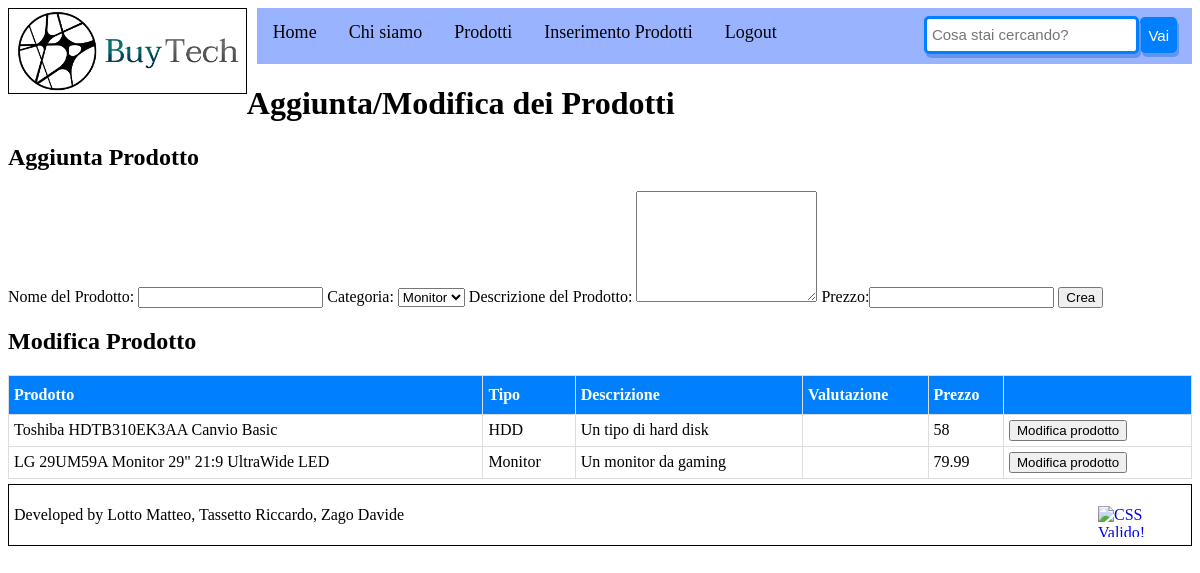
Page /Webpage/adminproducts.php (signed in) on the committed database.
### tables this page shows
CREATE TABLE Prodotto(
  	id int PRIMARY KEY AUTO_INCREMENT,
    nome varchar(150),
    categoria enum ('Monitor','HDD','SSD'),
    descrizione varchar(2000),
    valutazione float,
    prezzo float
);

### Webpage/php-script/connessione.php (called while the page is built, shortened)
<?php
   class DBAccess {
	public $connessione;
	public function openc() {
		$this->connessione=mysqli_connect(	static::HOST_DB,
											static::USERNAME,
											static::PASSWORD,
											static::DATABASE_NAME);
		if(!$this->connessione) {
			return false;
		} else {
			return true;
		}
	}
    public function getP(){
        $querySelect= "SELECT * FROM Prodotto";
		$queryResult= mysqli_query($this->connessione, $querySelect);
        $result=array();
        while($row=mysqli_fetch_assoc($queryResult)){
            $single=array("nome"=>$row["nome"],
                         "categoria"=>$row["categoria"],
                         "descrizione"=>$row["descrizione"],
                         "valutazione"=>$row["valutazione"],
                         "prezzo"=>$row["prezzo"],
                         "id"=>$row["id"]);
            array_push($result,$single);
        }
        return $result;
    }
	}
?>

### Webpage/adminproducts.php (the view, shortened to what this page needs)
<?php
require "php-script/connessione.php";
$DB=new DBAccess();
$DB->openc();
    $P=$DB->getP();
?>
<!DOCTYPE HTML>
<html lang="it">
<head>
<?php
	include "general/Meta.php";
?>
</head>
<body>
<?php
	include "general/Header.php";
?>
<h1>Aggiunta/Modifica dei Prodotti</h1>
<h2>Aggiunta Prodotto</h2>
<form id="aggiuntaProd" method="post" action="adminproducts.php">
<label for="nome">Nome del Prodotto:</label> <input type="text" name="nome"/>
<label for="categoria">Categoria:</label>
<select name="categoria">
  <option value="monitor">Monitor</option>
</select>
<label for="descrizione">Descrizione del Prodotto:</label> <textarea name="descrizione" rows="7"></textarea>
<label for="prezzo">Prezzo:</label><input type="text" name="prezzo"/>
<input type="submit" name="aggiungi" value="Crea"/>
</form>
<h2>Modifica Prodotto</h2>
        <table id="searchResult">
            <thead>
                <tr>
                    <th>Prodotto</th>
                    <th>Tipo</th>
                    <th>Descrizione</th>
                    <th>Valutazione</th>
                    <th>Prezzo</th>
					<th></th>
                </tr>
            </thead>
        <?php
		$result=$DB->getP();
        foreach($result as $x){
            echo "<tr>";
            echo "<td>";
            echo $x["nome"];
            echo "</td>";
            echo "<td>";
            echo $x["categoria"];
            echo "</td>";
            echo "<td>";
            echo $x["descrizione"];
            echo "</td>";
            echo "<td>";
            echo "</td>";
            echo "<td>";
            echo $x["prezzo"];
            echo "</td>";
			if(isset($_SESSION['login_user'])){
                $id=$x["id"];
                echo "<td>";
                echo "<form method='post' action='php-script/modificaProd.php'>";
                echo "<input type='submit' name='$id' value='Modifica prodotto'/>";
            }
            echo "</form>";
            echo "</td>";
            echo "</tr>";
        }
        ?>
        </table>
<?php
	include "general/Footer.php";
?>
</body>
</html>

### Webpage/style/style.css (style rules this page uses)
html { margin: 0; padding: 0; }
table { border-collapse: collapse; border: 1.5px solid darkslateblue; width: 100%; }
table td { border: 1px solid #ddd; padding: 5px; }
table th { border: 1px solid #ddd; padding: 10px 0 10px 5px; text-align: left; background-color: #0080ff; color: white; }

### Webpage/style/print.css (style rules this page uses)
html { margin: 0; padding: 0; }

### rows in the picture
prodotto: nome "Toshiba HDTB310EK3AA Canvio Basic", categoria "HDD", descrizione "Un tipo di hard disk", prezzo "58"
prodotto: nome "LG 29UM59A Monitor 29\" 21:9 UltraWide LED", categoria "Monitor", descrizione "Un monitor da gaming", prezzo "79.99"
